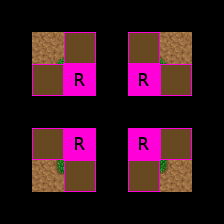

This game map was drawn from its Tiled (.tmx) file and the tilesets committed beside it. A one-line description and the trimmed map source follow:
An orthogonal 7x7 tile map with 32x32 px tiles, 3 tile layers (Regions, Input_set, Output_Ground), 4 tilesets.

<map version="1.0" orientation="orthogonal" width="7" height="7" tilewidth="32" tileheight="32">
 <tileset firstgid="1" name="Woodland" tilewidth="32" tileheight="32">
  <image source="../../graphics/tiles/Woodland_ground.png" width="512" height="512" />
 </tileset>
 <tileset firstgid="257" name="Collision" tilewidth="32" tileheight="32">
  <image source="../../graphics/tiles/collision.png" width="64" height="32" />
 </tileset>
 <tileset firstgid="259" name="set_rules" tilewidth="32" tileheight="32">
  <image source="../../graphics/tiles/set_rules.png" width="64" height="64" />
 </tileset>
 <tileset firstgid="263" name="set_woodland" tilewidth="32" tileheight="32">
  <image source="../../graphics/tiles/set_woodland.png" width="512" height="320" />
 </tileset>
 <layer name="Regions" width="7" height="7">
  <data>[49 cells, 16 non-empty, 1 distinct tile ids]</data>
 </layer>
 <layer name="Input_set" width="7" height="7">
  <data>[49 cells, 12 non-empty, 1 distinct tile ids]</data>
 </layer>
 <layer name="Output_Ground" width="7" height="7">
  <data>[49 cells, 4 non-empty, 4 distinct tile ids]</data>
 </layer>
</map>
